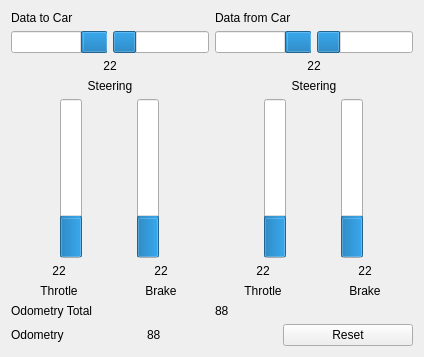
<?xml version="1.0" encoding="UTF-8"?>
<ui version="4.0">
 <class>carCommunication</class>
 <widget class="QWidget" name="carCommunication">
  <property name="geometry">
   <rect>
    <x>0</x>
    <y>0</y>
    <width>424</width>
    <height>357</height>
   </rect>
  </property>
  <property name="windowTitle">
   <string>Form</string>
  </property>
  <layout class="QGridLayout" name="gridLayout_3">
   <item row="1" column="0" colspan="2">
    <layout class="QGridLayout" name="gridLayout_4">
     <item row="0" column="0">
      <widget class="QLabel" name="label_9">
       <property name="text">
        <string>Odometry Total</string>
       </property>
      </widget>
     </item>
     <item row="0" column="1">
      <widget class="QLabel" name="odom_total_label">
       <property name="text">
        <string>88</string>
       </property>
      </widget>
     </item>
     <item row="1" column="0" colspan="2">
      <layout class="QHBoxLayout" name="horizontalLayout_11">
       <item>
        <widget class="QLabel" name="label_11">
         <property name="text">
          <string>Odometry</string>
         </property>
        </widget>
       </item>
       <item>
        <widget class="QLabel" name="odom_label">
         <property name="text">
          <string>88</string>
         </property>
        </widget>
       </item>
       <item>
        <widget class="QPushButton" name="reset_odom">
         <property name="text">
          <string>Reset</string>
         </property>
        </widget>
       </item>
      </layout>
     </item>
    </layout>
   </item>
   <item row="0" column="0">
    <layout class="QGridLayout" name="gridLayout">
     <item row="5" column="0">
      <widget class="QLabel" name="label_3">
       <property name="text">
        <string>Steering</string>
       </property>
       <property name="alignment">
        <set>Qt::AlignCenter</set>
       </property>
      </widget>
     </item>
     <item row="3" column="0">
      <layout class="QHBoxLayout" name="horizontalLayout_2">
       <item>
        <widget class="QProgressBar" name="steer_bar_left">
         <property name="value">
          <number>24</number>
         </property>
         <property name="alignment">
          <set>Qt::AlignCenter</set>
         </property>
         <property name="invertedAppearance">
          <bool>true</bool>
         </property>
        </widget>
       </item>
       <item>
        <widget class="QProgressBar" name="steer_bar_right">
         <property name="value">
          <number>24</number>
         </property>
         <property name="textVisible">
          <bool>false</bool>
         </property>
        </widget>
       </item>
      </layout>
     </item>
     <item row="8" column="0">
      <layout class="QHBoxLayout" name="horizontalLayout_5">
       <item>
        <widget class="QLabel" name="label_5">
         <property name="text">
          <string>Throtle</string>
         </property>
         <property name="alignment">
          <set>Qt::AlignCenter</set>
         </property>
        </widget>
       </item>
       <item>
        <widget class="QLabel" name="label_4">
         <property name="text">
          <string>Brake</string>
         </property>
         <property name="alignment">
          <set>Qt::AlignCenter</set>
         </property>
        </widget>
       </item>
      </layout>
     </item>
     <item row="6" column="0">
      <layout class="QHBoxLayout" name="horizontalLayout">
       <item>
        <widget class="QProgressBar" name="throtle_bar">
         <property name="value">
          <number>24</number>
         </property>
         <property name="orientation">
          <enum>Qt::Vertical</enum>
         </property>
        </widget>
       </item>
       <item>
        <widget class="QProgressBar" name="brake_bar">
         <property name="value">
          <number>24</number>
         </property>
         <property name="orientation">
          <enum>Qt::Vertical</enum>
         </property>
        </widget>
       </item>
      </layout>
     </item>
     <item row="4" column="0">
      <widget class="QLabel" name="steering_label">
       <property name="text">
        <string>22</string>
       </property>
       <property name="alignment">
        <set>Qt::AlignCenter</set>
       </property>
      </widget>
     </item>
     <item row="7" column="0">
      <layout class="QHBoxLayout" name="horizontalLayout_6">
       <item>
        <widget class="QLabel" name="throtle_label">
         <property name="text">
          <string>22</string>
         </property>
         <property name="alignment">
          <set>Qt::AlignCenter</set>
         </property>
        </widget>
       </item>
       <item>
        <widget class="QLabel" name="brake_label">
         <property name="text">
          <string>22</string>
         </property>
         <property name="alignment">
          <set>Qt::AlignCenter</set>
         </property>
        </widget>
       </item>
      </layout>
     </item>
     <item row="0" column="0">
      <widget class="QLabel" name="label">
       <property name="text">
        <string>Data to Car</string>
       </property>
      </widget>
     </item>
    </layout>
   </item>
   <item row="0" column="1">
    <layout class="QGridLayout" name="gridLayout_2">
     <item row="5" column="0">
      <widget class="QLabel" name="label_6">
       <property name="text">
        <string>Steering</string>
       </property>
       <property name="alignment">
        <set>Qt::AlignCenter</set>
       </property>
      </widget>
     </item>
     <item row="3" column="0">
      <layout class="QHBoxLayout" name="horizontalLayout_7">
       <item>
        <widget class="QProgressBar" name="steer_bar_left_2">
         <property name="value">
          <number>24</number>
         </property>
         <property name="alignment">
          <set>Qt::AlignCenter</set>
         </property>
         <property name="invertedAppearance">
          <bool>true</bool>
         </property>
        </widget>
       </item>
       <item>
        <widget class="QProgressBar" name="steer_bar_right_2">
         <property name="value">
          <number>24</number>
         </property>
         <property name="textVisible">
          <bool>false</bool>
         </property>
        </widget>
       </item>
      </layout>
     </item>
     <item row="8" column="0">
      <layout class="QHBoxLayout" name="horizontalLayout_8">
       <item>
        <widget class="QLabel" name="label_7">
         <property name="text">
          <string>Throtle</string>
         </property>
         <property name="alignment">
          <set>Qt::AlignCenter</set>
         </property>
        </widget>
       </item>
       <item>
        <widget class="QLabel" name="label_8">
         <property name="text">
          <string>Brake</string>
         </property>
         <property name="alignment">
          <set>Qt::AlignCenter</set>
         </property>
        </widget>
       </item>
      </layout>
     </item>
     <item row="6" column="0">
      <layout class="QHBoxLayout" name="horizontalLayout_9">
       <item>
        <widget class="QProgressBar" name="throtle_bar_2">
         <property name="value">
          <number>24</number>
         </property>
         <property name="orientation">
          <enum>Qt::Vertical</enum>
         </property>
        </widget>
       </item>
       <item>
        <widget class="QProgressBar" name="brake_bar_2">
         <property name="value">
          <number>24</number>
         </property>
         <property name="orientation">
          <enum>Qt::Vertical</enum>
         </property>
        </widget>
       </item>
      </layout>
     </item>
     <item row="4" column="0">
      <widget class="QLabel" name="steering_label_2">
       <property name="text">
        <string>22</string>
       </property>
       <property name="alignment">
        <set>Qt::AlignCenter</set>
       </property>
      </widget>
     </item>
     <item row="7" column="0">
      <layout class="QHBoxLayout" name="horizontalLayout_10">
       <item>
        <widget class="QLabel" name="throtle_label_2">
         <property name="text">
          <string>22</string>
         </property>
         <property name="alignment">
          <set>Qt::AlignCenter</set>
         </property>
        </widget>
       </item>
       <item>
        <widget class="QLabel" name="brake_label_2">
         <property name="text">
          <string>22</string>
         </property>
         <property name="alignment">
          <set>Qt::AlignCenter</set>
         </property>
        </widget>
       </item>
      </layout>
     </item>
     <item row="0" column="0">
      <widget class="QLabel" name="label_2">
       <property name="text">
        <string>Data from Car</string>
       </property>
      </widget>
     </item>
    </layout>
   </item>
  </layout>
 </widget>
 <resources/>
 <connections/>
</ui>
